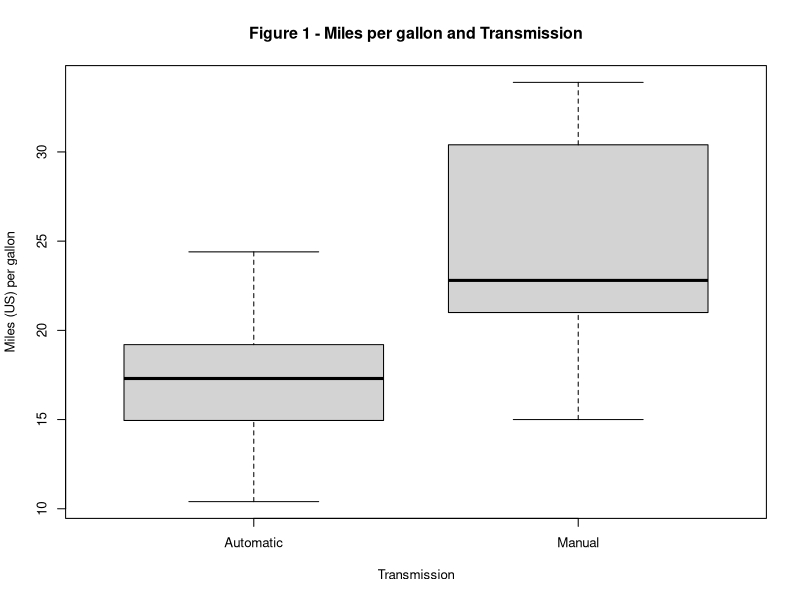
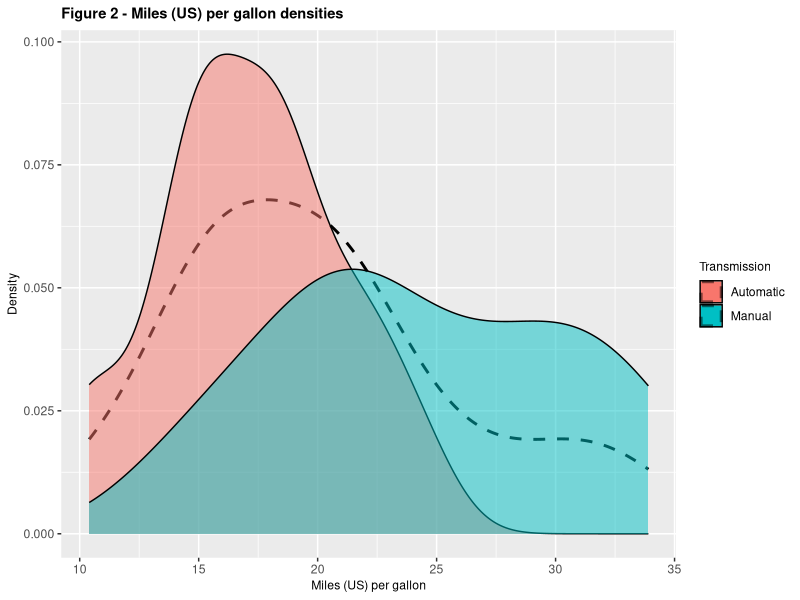
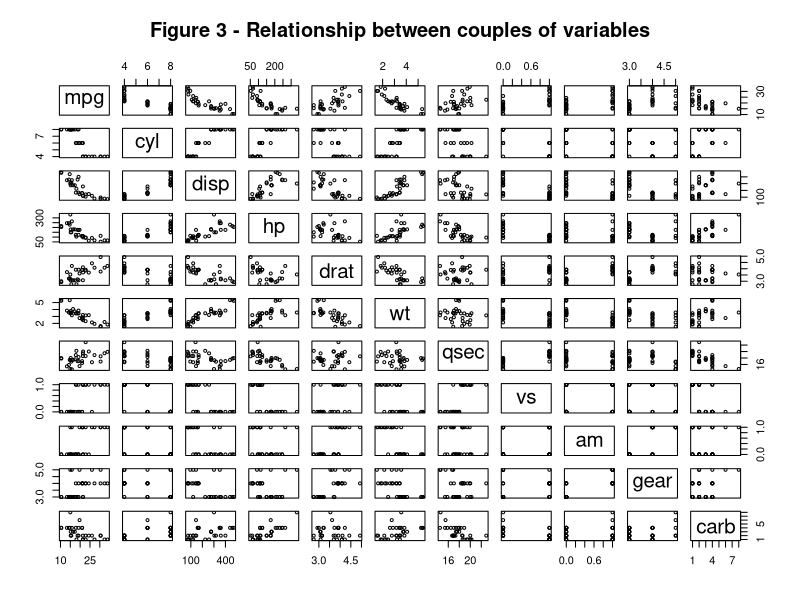
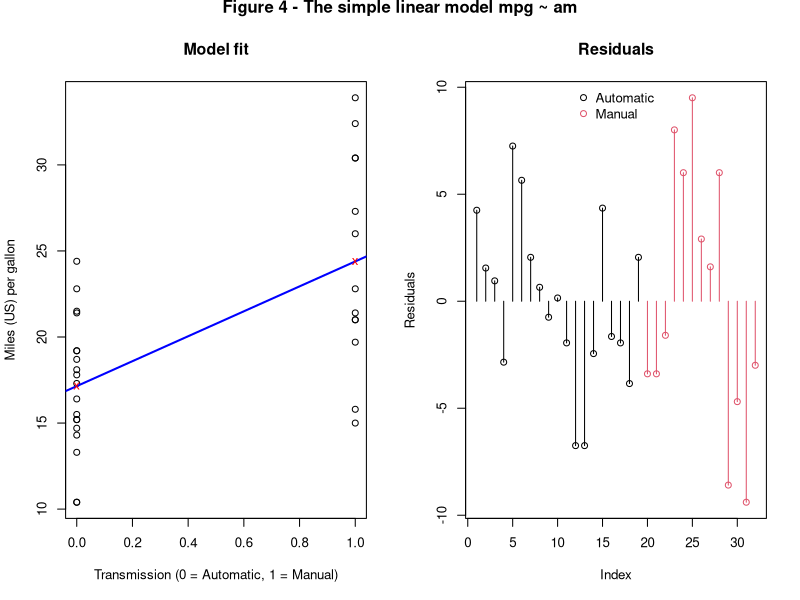
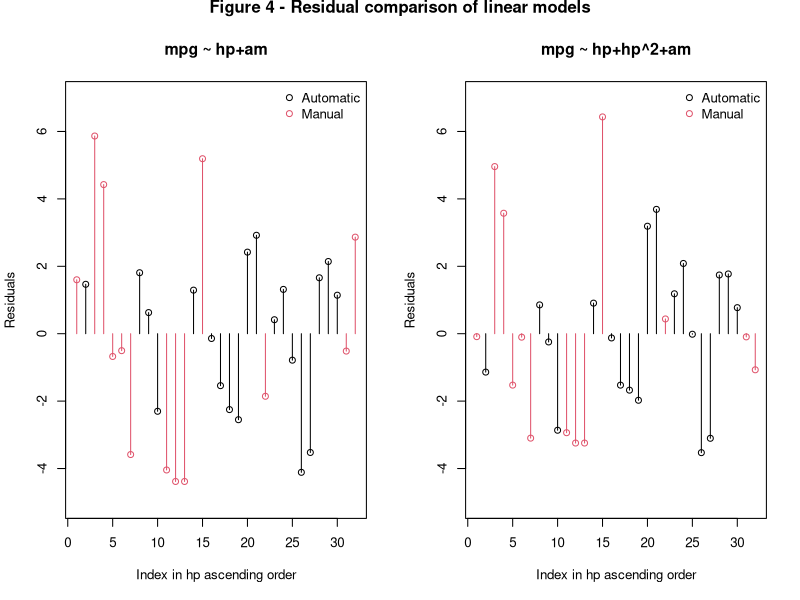

The R script that drew these images, in order:
## ---- chunk 1
t.test(mtcars$mpg[mtcars$am == 0], mtcars$mpg[mtcars$am == 1])$conf
## ---- chunk 2
R2 <- c(summary(lm(mpg ~ wt, data=mtcars))$adj.r.squared,
        summary(lm(mpg ~ disp, data=mtcars))$adj.r.squared,
        summary(lm(mpg ~ hp, data=mtcars))$adj.r.squared,
        summary(lm(mpg ~ cyl, data=mtcars))$adj.r.squared,
        summary(lm(mpg ~ am, data=mtcars))$adj.r.squared)
names(R2) <- c("mpg ~ wt", "mpg ~ disp", "mpg ~ hp", "mpg ~ cyl", "mpg ~ am")
R2
## ---- chunk 3
R2 <- c(summary(lm(mpg ~ wt + am, data=mtcars))$adj.r.squared,
        summary(lm(mpg ~ disp + am, data=mtcars))$adj.r.squared,
        summary(lm(mpg ~ hp + am, data=mtcars))$adj.r.squared,
        summary(lm(mpg ~ cyl + am, data=mtcars))$adj.r.squared)
dim(R2) <- c(1,4)
colnames(R2) <- c("mpg ~ wt+am", "mpg ~ disp+am", "mpg ~ hp+am", "mpg ~ cyl+am")
rownames(R2) <- "Adjusted R-squared"
R2
## ---- chunk 4
cam <- rbind(summary(lm(mpg ~ wt + am, data=mtcars))$coeff["am",c("Estimate","Std. Error")],
        summary(lm(mpg ~ disp + am, data=mtcars))$coeff["am",c("Estimate","Std. Error")],
        summary(lm(mpg ~ hp + am, data=mtcars))$coeff["am",c("Estimate","Std. Error")],
        summary(lm(mpg ~ cyl + am, data=mtcars))$coeff["am",c("Estimate","Std. Error")])
cam <- t(cam)
colnames(cam) <- c("mpg ~ wt+am", "mpg ~ disp+am", "mpg ~ hp+am", "mpg ~ cyl+am")
cam
## ---- chunk 5
slmhp2 <- summary(lm(mpg ~ hp+I(hp^2)+am, data=mtcars)) 
slmhp2[c("coefficients","adj.r.squared")]
## ---- chunk 6
slmhp2$coeff["am","Estimate"]+c(-1,1)*qt(.975,df=slmhp2$df[2])*slmhp2$coeff["am","Std. Error"]
## ---- chunk 7
par(cex=0.8)
boxplot(mpg ~ as.factor(c("Automatic","Manual")[mtcars$am+1]), data=mtcars,
        ylab="Miles (US) per gallon", xlab="Transmission",
        main="Figure 1 - Miles per gallon and Transmission")
## ---- chunk 8
library(ggplot2)
mtcars$Transmission <- as.factor(c("Automatic","Manual")[mtcars$am+1])
g <- ggplot(data=mtcars, aes(mpg))
g <- g + geom_density(linetype="dashed", size=1)
g <- g + geom_density(aes(fill=Transmission), alpha=0.5)
g <- g + labs(fill="Transmission") + xlab("Miles (US) per gallon") + ylab("Density")
g <- g + ggtitle("Figure 2 - Miles (US) per gallon densities")
g <- g + theme(title = element_text(size=rel(0.8)), plot.title=element_text(face="bold"))
g
mtcars$Transmission <- c()
## ---- chunk 9
pairs(mtcars, cex=0.6, main="Figure 3 - Relationship between couples of variables")
## ---- chunk 10
par(mfrow=c(1,2), cex=0.8, oma=c(0,0,1,0))
lm_mpg_am <- lm(mpg ~ am, data=mtcars) 
plot(mtcars$am, mtcars$mpg,
     xlab="Transmission (0 = Automatic, 1 = Manual)",
     ylab="Miles (US) per gallon")
abline(lm_mpg_am, lwd=2, col="blue")
points(c(0,1), c(mean(mtcars$mpg[mtcars$am == 0]),mean(mtcars$mpg[mtcars$am == 1])), col="red", pch="x")
title("Model fit")
ind <- order(mtcars$am, seq_along(mtcars$am))
res <- lm_mpg_am$residuals[ind]
cols <- mtcars$am[ind]+1
plot(res, col=cols, type="h", ylab="Residuals")
points(res, col=cols)
legend("top", legend=c("Automatic", "Manual"), bty="n", pch=1, col=c(1,2))
title("Residuals")
mtext(outer=TRUE, text="Figure 4 - The simple linear model mpg ~ am", font=2)
## ---- chunk 11
par(mfrow=c(1,2), cex=0.8, oma=c(0,0,1,0))
lm_mpg_hp <- lm(mpg ~ hp+am, data=mtcars) 
ind <- order(mtcars$hp, seq_along(mtcars$hp))
res <- lm_mpg_hp$residuals[ind]
cols <- mtcars$am[ind]+1
plot(res, col=cols, type="h", xlab="Index in hp ascending order", ylab="Residuals", ylim=c(-5,7))
points(res, col=cols)
legend("topright", legend=c("Automatic", "Manual"), bty="n", pch=1, col=c(1,2))
title("mpg ~ hp+am")

lm_mpg_hp2 <- lm(mpg ~ hp+I(hp^2)+am, data=mtcars) 
ind <- order(mtcars$hp, seq_along(mtcars$hp))
res <- lm_mpg_hp2$residuals[ind]
cols <- mtcars$am[ind]+1
plot(res, col=cols, type="h", xlab="Index in hp ascending order", ylab="Residuals", ylim=c(-5,7))
points(res, col=cols)
legend("topright", legend=c("Automatic", "Manual"), bty="n", pch=1, col=c(1,2))
title("mpg ~ hp+hp^2+am")
mtext(outer=TRUE, text="Figure 4 - Residual comparison of linear models", font=2)
